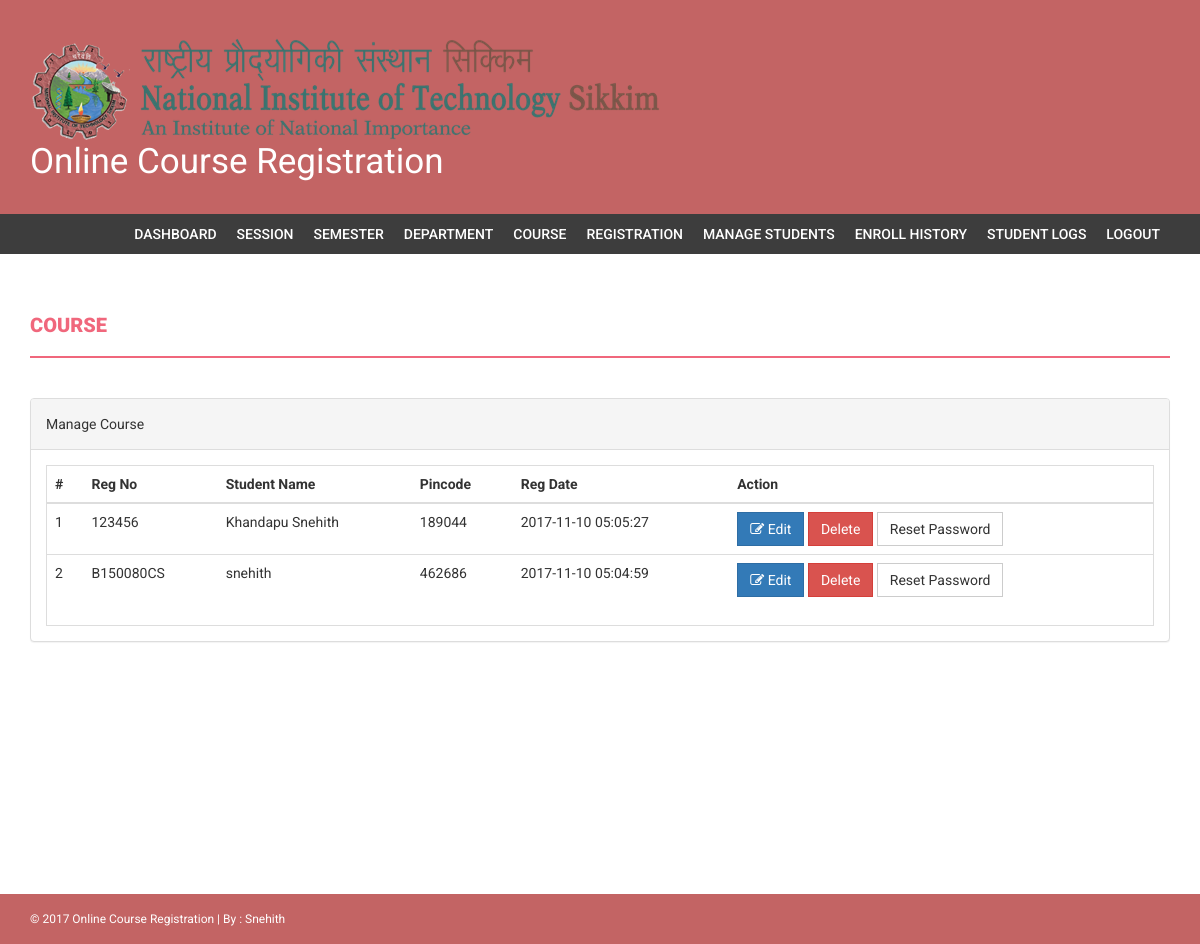
Page /admin/manage-students.php (signed in) on the committed database.
### tables this page shows
CREATE TABLE `students` (
  `StudentRegno` varchar(255) NOT NULL,
  `studentPhoto` varchar(255) DEFAULT NULL,
  `password` varchar(255) NOT NULL,
  `studentName` varchar(255) NOT NULL,
  `pincode` varchar(255) NOT NULL,
  `session` varchar(255) NOT NULL,
  `department` varchar(255) NOT NULL,
  `semester` varchar(255) NOT NULL,
  `cgpa` decimal(10,2) NOT NULL,
  `creationdate` timestamp NOT NULL DEFAULT CURRENT_TIMESTAMP,
  `updationDate` varchar(255) NOT NULL
);

### admin/manage-students.php (the view, shortened to what this page needs)
<?php
if(strlen($_SESSION['alogin'])==0)
    {
header('location:index.php');
}
else{
?>
<!DOCTYPE html>
<html xmlns="http://www.w3.org/1999/xhtml">
<head>
    <link href="assets/css/bootstrap.css" rel="stylesheet" />
    <link href="assets/css/font-awesome.css" rel="stylesheet" />
    <link href="assets/css/style.css" rel="stylesheet" />
</head>
<body>
<?php include('includes/header.php');?>
<?php if($_SESSION['alogin']!="")
{
 include('includes/menubar.php');
}
 ?>
    <div class="content-wrapper">
        <div class="container">
              <div class="row">
                    <div class="col-md-12">
                        <h1 class="page-head-line">Course  </h1>
                    </div>
                </div>
                <div class="row" >
                <div class="col-md-12">
                    <div class="panel panel-default">
                        <div class="panel-heading">
                            Manage Course
                        </div>
                        <div class="panel-body">
                            <div class="table-responsive table-bordered">
                                <table class="table">
                                    <thead>
                                        <tr>
                                            <th>#</th>
                                            <th>Reg No </th>
                                            <th>Student Name </th>
                                            <th> Pincode</th>
                                             <th>Reg Date</th>
                                             <th>Action</th>
                                        </tr>
                                    </thead>
                                    <tbody>
<?php
$sql=mysql_query("select * from students");
$cnt=1;
while($row=mysql_fetch_array($sql))
{
?>
                                        <tr>
                                            <td><?php echo $cnt;?></td>
                                            <td><?php echo htmlentities($row['StudentRegno']);?></td>
                                            <td><?php echo htmlentities($row['studentName']);?></td>
                                            <td><?php echo htmlentities($row['pincode']);?></td>
                                            <td><?php echo htmlentities($row['creationdate']);?></td>
                                            <td>
                                            <a href="edit-course.php?id=<?php echo $row['id']?>">
<button class="btn btn-primary"><i class="fa fa-edit "></i> Edit</button> </a>
<a href="manage-students.php?id=<?php echo $row['StudentRegno']?>&del=delete" onClick="return confirm('Are you sure you want to delete?')">
                                          <button class="btn btn-danger">Delete</button>
</a>
<a href="manage-students.php?id=<?php echo $row['StudentRegno']?>&pass=update" onClick="return confirm('Are you sure you want to reset password?')">
<button type="submit" name="submit" id="submit" class="btn btn-default">Reset Password</button>
</a>
                                            </td>
                                        </tr>
<?php
$cnt++;
} ?>
                                    </tbody>
                                </table>
                            </div>
                        </div>
                    </div>
                </div>
            </div>
        </div>
    </div>
  <?php include('includes/footer.php');?>
</body>
</html>
<?php } ?>

### admin/assets/css/style.css (style rules this page uses)
body { font-family: 'Roboto', sans-serif; line-height: 30px; }
.content-wrapper { margin-top: 40px; min-height: 600px; padding-bottom: 60px; }
.page-head-line { font-weight: 900; padding-bottom: 20px; border-bottom: 2px solid #F0677C; text-transform: uppercase; color: #F0677C; font-size: 20px; margin-bottom: 40px; }
.btn { border-radius: 0px; -webkit-border-radius: 0px; -moz-border-radius: 0px; }

### rows in the picture
students: StudentRegno "123456", studentName "Khandapu Snehith", pincode "189044", creationdate "2017-11-10 05:05:27"
students: StudentRegno "B150080CS", studentName "snehith", pincode "462686", creationdate "2017-11-10 05:04:59"
